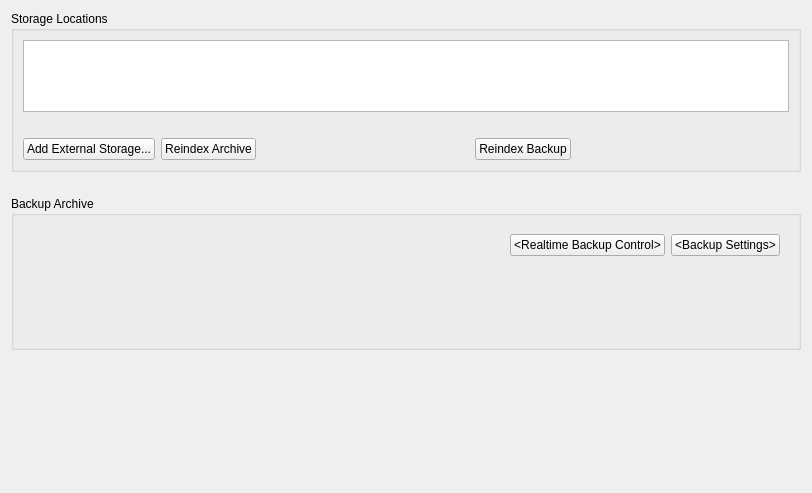
<?xml version="1.0" encoding="UTF-8"?>
<ui version="4.0">
 <class>StorageConfigWidget</class>
 <widget class="QWidget" name="StorageConfigWidget">
  <property name="geometry">
   <rect>
    <x>0</x>
    <y>0</y>
    <width>812</width>
    <height>493</height>
   </rect>
  </property>
  <layout class="QVBoxLayout" name="verticalLayout_2" stretch="1,0,0">
   <property name="spacing">
    <number>24</number>
   </property>
   <item>
    <widget class="QGroupBox" name="storagesGroupBox">
     <property name="sizePolicy">
      <sizepolicy hsizetype="Preferred" vsizetype="Maximum">
       <horstretch>0</horstretch>
       <verstretch>0</verstretch>
      </sizepolicy>
     </property>
     <property name="title">
      <string>Storage Locations</string>
     </property>
     <property name="flat">
      <bool>true</bool>
     </property>
     <layout class="QVBoxLayout" name="verticalLayout" stretch="1,0,0">
      <item>
       <widget class="QnTreeView" name="storageView">
        <property name="sizePolicy">
         <sizepolicy hsizetype="Expanding" vsizetype="Maximum">
          <horstretch>0</horstretch>
          <verstretch>0</verstretch>
         </sizepolicy>
        </property>
        <property name="autoFillBackground">
         <bool>false</bool>
        </property>
        <property name="sizeAdjustPolicy">
         <enum>QAbstractScrollArea::AdjustToContents</enum>
        </property>
        <property name="editTriggers">
         <set>QAbstractItemView::NoEditTriggers</set>
        </property>
        <property name="selectionMode">
         <enum>QAbstractItemView::NoSelection</enum>
        </property>
        <property name="selectionBehavior">
         <enum>QAbstractItemView::SelectRows</enum>
        </property>
        <property name="rootIsDecorated">
         <bool>false</bool>
        </property>
        <property name="uniformRowHeights">
         <bool>true</bool>
        </property>
        <property name="sortingEnabled">
         <bool>true</bool>
        </property>
        <property name="allColumnsShowFocus">
         <bool>true</bool>
        </property>
        <attribute name="headerVisible">
         <bool>false</bool>
        </attribute>
        <attribute name="headerStretchLastSection">
         <bool>false</bool>
        </attribute>
       </widget>
      </item>
      <item>
       <widget class="QLabel" name="storagesWarningLabel">
        <property name="text">
         <string/>
        </property>
       </widget>
      </item>
      <item>
       <layout class="QHBoxLayout" name="horizontalLayout" stretch="0,0,0,0,0,0,0">
        <item>
         <widget class="QPushButton" name="addExtStorageToMainBtn">
          <property name="text">
           <string>Add External Storage...</string>
          </property>
         </widget>
        </item>
        <item>
         <widget class="QPushButton" name="rebuildMainButton">
          <property name="text">
           <string>Reindex Archive</string>
          </property>
         </widget>
        </item>
        <item>
         <widget class="QnStorageRebuildWidget" name="rebuildMainWidget" native="true">
          <property name="sizePolicy">
           <sizepolicy hsizetype="Expanding" vsizetype="Preferred">
            <horstretch>1</horstretch>
            <verstretch>0</verstretch>
           </sizepolicy>
          </property>
         </widget>
        </item>
        <item>
         <widget class="QPushButton" name="rebuildBackupButton">
          <property name="text">
           <string>Reindex Backup</string>
          </property>
         </widget>
        </item>
        <item>
         <widget class="nx::client::desktop::HintButton" name="rebuildBackupButtonHint" native="true">
          <property name="sizePolicy">
           <sizepolicy hsizetype="Fixed" vsizetype="Fixed">
            <horstretch>0</horstretch>
            <verstretch>0</verstretch>
           </sizepolicy>
          </property>
         </widget>
        </item>
        <item>
         <widget class="QnStorageRebuildWidget" name="rebuildBackupWidget" native="true">
          <property name="sizePolicy">
           <sizepolicy hsizetype="Expanding" vsizetype="Preferred">
            <horstretch>1</horstretch>
            <verstretch>0</verstretch>
           </sizepolicy>
          </property>
         </widget>
        </item>
        <item>
         <spacer name="horizontalSpacer">
          <property name="orientation">
           <enum>Qt::Horizontal</enum>
          </property>
          <property name="sizeHint" stdset="0">
           <size>
            <width>0</width>
            <height>20</height>
           </size>
          </property>
         </spacer>
        </item>
       </layout>
      </item>
     </layout>
    </widget>
   </item>
   <item>
    <widget class="QGroupBox" name="backupGroupBox">
     <property name="sizePolicy">
      <sizepolicy hsizetype="Preferred" vsizetype="Maximum">
       <horstretch>0</horstretch>
       <verstretch>0</verstretch>
      </sizepolicy>
     </property>
     <property name="title">
      <string>Backup Archive</string>
     </property>
     <property name="flat">
      <bool>true</bool>
     </property>
     <layout class="QHBoxLayout" name="horizontalLayout_3">
      <property name="leftMargin">
       <number>0</number>
      </property>
      <property name="bottomMargin">
       <number>0</number>
      </property>
      <item>
       <widget class="QStackedWidget" name="backupPages">
        <property name="sizePolicy">
         <sizepolicy hsizetype="Preferred" vsizetype="Fixed">
          <horstretch>0</horstretch>
          <verstretch>0</verstretch>
         </sizepolicy>
        </property>
        <property name="currentIndex">
         <number>2</number>
        </property>
        <widget class="QWidget" name="backupInformationPage">
         <layout class="QHBoxLayout" name="horizontalLayout_6">
          <item>
           <widget class="QWidget" name="widget_2" native="true">
            <layout class="QVBoxLayout" name="verticalLayout_11">
             <item>
              <layout class="QVBoxLayout" name="verticalLayout_7">
               <property name="spacing">
                <number>0</number>
               </property>
               <item>
                <widget class="QWidget" name="backupTimeWidget" native="true">
                 <layout class="QHBoxLayout" name="horizontalLayout_4">
                  <property name="leftMargin">
                   <number>0</number>
                  </property>
                  <property name="topMargin">
                   <number>0</number>
                  </property>
                  <property name="rightMargin">
                   <number>0</number>
                  </property>
                  <property name="bottomMargin">
                   <number>0</number>
                  </property>
                  <item>
                   <widget class="QLabel" name="backupTimeLabel">
                    <property name="text">
                     <string notr="true">&lt;Backup is performed up to ... &gt;</string>
                    </property>
                   </widget>
                  </item>
                  <item>
                   <widget class="QLabel" name="backupTimeLabelExtra">
                    <property name="text">
                     <string notr="true">&lt;(N days ago)&gt;</string>
                    </property>
                   </widget>
                  </item>
                  <item>
                   <spacer name="horizontalSpacer_3">
                    <property name="orientation">
                     <enum>Qt::Horizontal</enum>
                    </property>
                    <property name="sizeHint" stdset="0">
                     <size>
                      <width>391</width>
                      <height>17</height>
                     </size>
                    </property>
                   </spacer>
                  </item>
                 </layout>
                </widget>
               </item>
               <item>
                <widget class="QWidget" name="backupScheduleWidget" native="true">
                 <layout class="QHBoxLayout" name="horizontalLayout_5">
                  <property name="leftMargin">
                   <number>0</number>
                  </property>
                  <property name="topMargin">
                   <number>0</number>
                  </property>
                  <property name="rightMargin">
                   <number>0</number>
                  </property>
                  <property name="bottomMargin">
                   <number>0</number>
                  </property>
                  <item>
                   <widget class="QLabel" name="backupScheduleLabel">
                    <property name="text">
                     <string notr="true">&lt;Next backup is scheduled for ... &gt;</string>
                    </property>
                   </widget>
                  </item>
                  <item>
                   <widget class="QLabel" name="backupScheduleLabelExtra">
                    <property name="text">
                     <string notr="true">&lt;(in N hours)&gt;</string>
                    </property>
                   </widget>
                  </item>
                  <item>
                   <spacer name="horizontalSpacer_4">
                    <property name="orientation">
                     <enum>Qt::Horizontal</enum>
                    </property>
                    <property name="sizeHint" stdset="0">
                     <size>
                      <width>40</width>
                      <height>20</height>
                     </size>
                    </property>
                   </spacer>
                  </item>
                 </layout>
                </widget>
               </item>
              </layout>
             </item>
             <item>
              <layout class="QHBoxLayout" name="horizontalLayout_8">
               <item>
                <widget class="QPushButton" name="backupStartButton">
                 <property name="sizePolicy">
                  <sizepolicy hsizetype="Maximum" vsizetype="Fixed">
                   <horstretch>0</horstretch>
                   <verstretch>0</verstretch>
                  </sizepolicy>
                 </property>
                 <property name="text">
                  <string>Start Backup Now</string>
                 </property>
                </widget>
               </item>
               <item>
                <widget class="QLabel" name="cannotStartBackupLabel">
                 <property name="text">
                  <string notr="true">&lt;Cannot start backup&gt;</string>
                 </property>
                </widget>
               </item>
               <item>
                <spacer name="horizontalSpacer_5">
                 <property name="orientation">
                  <enum>Qt::Horizontal</enum>
                 </property>
                 <property name="sizeHint" stdset="0">
                  <size>
                   <width>40</width>
                   <height>20</height>
                  </size>
                 </property>
                </spacer>
               </item>
              </layout>
             </item>
             <item>
              <spacer name="verticalSpacer_2">
               <property name="orientation">
                <enum>Qt::Vertical</enum>
               </property>
               <property name="sizeHint" stdset="0">
                <size>
                 <width>0</width>
                 <height>0</height>
                </size>
               </property>
              </spacer>
             </item>
            </layout>
           </widget>
          </item>
          <item>
           <widget class="QWidget" name="backupSettingsButtonArea" native="true">
            <layout class="QVBoxLayout" name="verticalLayout_9">
             <item>
              <widget class="QPushButton" name="backupSettingsButton">
               <property name="text">
                <string>Backup Settings...</string>
               </property>
              </widget>
             </item>
             <item>
              <spacer name="verticalSpacer_5">
               <property name="orientation">
                <enum>Qt::Vertical</enum>
               </property>
               <property name="sizeHint" stdset="0">
                <size>
                 <width>0</width>
                 <height>0</height>
                </size>
               </property>
              </spacer>
             </item>
            </layout>
           </widget>
          </item>
         </layout>
        </widget>
        <widget class="QWidget" name="backupProgressPage">
         <layout class="QVBoxLayout" name="verticalLayout_10">
          <item>
           <layout class="QHBoxLayout" name="horizontalLayout_2">
            <item>
             <widget class="QProgressBar" name="progressBarBackup">
              <property name="enabled">
               <bool>true</bool>
              </property>
              <property name="value">
               <number>0</number>
              </property>
              <property name="format">
               <string notr="true">%p%</string>
              </property>
             </widget>
            </item>
            <item>
             <widget class="QPushButton" name="backupStopButton">
              <property name="text">
               <string>Cancel</string>
              </property>
             </widget>
            </item>
           </layout>
          </item>
          <item>
           <widget class="QLabel" name="estimatedTimeLabel">
            <property name="text">
             <string notr="true">&lt;Estimated time left&gt;</string>
            </property>
           </widget>
          </item>
          <item>
           <spacer name="verticalSpacer_3">
            <property name="orientation">
             <enum>Qt::Vertical</enum>
            </property>
            <property name="sizeHint" stdset="0">
             <size>
              <width>20</width>
              <height>40</height>
             </size>
            </property>
           </spacer>
          </item>
         </layout>
        </widget>
        <widget class="QWidget" name="backupRealtimePage">
         <layout class="QVBoxLayout" name="verticalLayout_4">
          <item>
           <layout class="QHBoxLayout" name="horizontalLayout_7">
            <item>
             <widget class="QLabel" name="realtimeIconLabel">
              <property name="minimumSize">
               <size>
                <width>20</width>
                <height>20</height>
               </size>
              </property>
              <property name="text">
               <string notr="true"/>
              </property>
             </widget>
            </item>
            <item>
             <widget class="QLabel" name="realtimeBackupStatusLabel">
              <property name="text">
               <string notr="true">&lt;Realtime backup status&gt;</string>
              </property>
             </widget>
            </item>
            <item>
             <spacer name="horizontalSpacer_2">
              <property name="orientation">
               <enum>Qt::Horizontal</enum>
              </property>
              <property name="sizeHint" stdset="0">
               <size>
                <width>40</width>
                <height>20</height>
               </size>
              </property>
             </spacer>
            </item>
            <item>
             <widget class="QPushButton" name="realtimeBackupControlButton">
              <property name="text">
               <string notr="true">&lt;Realtime Backup Control&gt;</string>
              </property>
             </widget>
            </item>
            <item>
             <widget class="QPushButton" name="backupSettingsButtonDuplicate">
              <property name="text">
               <string notr="true">&lt;Backup Settings&gt;</string>
              </property>
             </widget>
            </item>
           </layout>
          </item>
          <item>
           <layout class="QHBoxLayout" name="horizontalLayout_9">
            <item>
             <widget class="QLabel" name="realtimeBackupWarningLabel">
              <property name="text">
               <string notr="true">&lt;Cannot start backup&gt;</string>
              </property>
             </widget>
            </item>
            <item>
             <spacer name="horizontalSpacer_6">
              <property name="orientation">
               <enum>Qt::Horizontal</enum>
              </property>
              <property name="sizeHint" stdset="0">
               <size>
                <width>40</width>
                <height>20</height>
               </size>
              </property>
             </spacer>
            </item>
           </layout>
          </item>
          <item>
           <spacer name="verticalSpacer_4">
            <property name="orientation">
             <enum>Qt::Vertical</enum>
            </property>
            <property name="sizeHint" stdset="0">
             <size>
              <width>0</width>
              <height>56</height>
             </size>
            </property>
           </spacer>
          </item>
         </layout>
        </widget>
       </widget>
      </item>
     </layout>
    </widget>
   </item>
   <item>
    <spacer name="verticalSpacer">
     <property name="orientation">
      <enum>Qt::Vertical</enum>
     </property>
     <property name="sizeHint" stdset="0">
      <size>
       <width>20</width>
       <height>10</height>
      </size>
     </property>
    </spacer>
   </item>
  </layout>
 </widget>
 <customwidgets>
  <customwidget>
   <class>nx::client::desktop::HintButton</class>
   <extends>QWidget</extends>
   <header location="global">nx/client/desktop/common/widgets/hint_button.h</header>
  </customwidget>
  <customwidget>
   <class>QnStorageRebuildWidget</class>
   <extends>QWidget</extends>
   <header location="global">ui/widgets/properties/storage_rebuild_widget.h</header>
   <container>1</container>
  </customwidget>
  <customwidget>
   <class>QnTreeView</class>
   <extends>QTreeView</extends>
   <header location="global">ui/widgets/common/tree_view.h</header>
  </customwidget>
 </customwidgets>
 <resources/>
 <connections/>
</ui>
